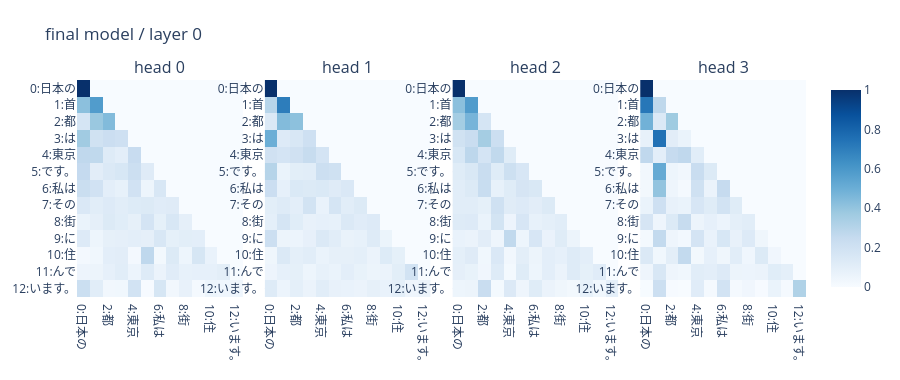
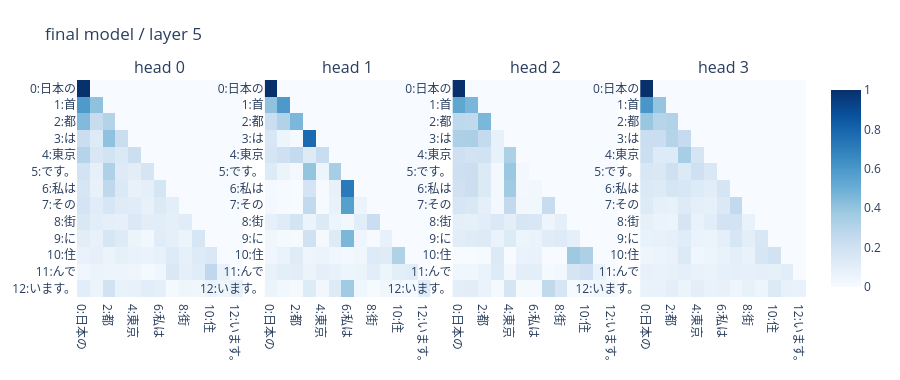

Notebook code for these charts, in order:
### Code cell
# attention heatmap（実際のマップ, layer 0 と最終層）
maps = np.load(A / "attention_maps.npz", allow_pickle=True)
tokens = list(maps["tokens"])
from jp_llm_lab.visualization.attention_viz import attention_heatmap_grid
attention_heatmap_grid(torch.tensor(maps["layer0"]), tokens, "final model / layer 0", max_heads=4).show()
attention_heatmap_grid(torch.tensor(maps["layer_last"]), tokens, f"final model / layer {L-1}", max_heads=4).show()

### Figure 1 — Plotly figure (JSON) as saved in the notebook; plotly's stock layout.template omitted (floating-point values rounded to 4 significant figures; data arrays with more than 128 entries replaced by an {"elided": "..."} marker saying what was removed)
{"data": [{"colorscale": [[0.0, "rgb(247,251,255)"], [0.125, "rgb(222,235,247)"], [0.25, "rgb(198,219,239)"], [0.375, "rgb(158,202,225)"], [0.5, "rgb(107,174,214)"], [0.625, "rgb(66,146,198)"], [0.75, "rgb(33,113,181)"], [0.875, "rgb(8,81,156)"], [1.0, "rgb(8,48,107)"]], "hovertemplate": "query %{y}<br>key %{x}<br>weight %{z:.3f}<extra></extra>", "showscale": false, "type": "heatmap", "x": ["0:日本の", "1:首", "2:都", "3:は", "4:東京", "5:です。", "6:私は", "7:その", "8:街", "9:に", "10:住", "11:んで", "12:います。"], "xaxis": "x", "y": ["0:日本の", "1:首", "2:都", "3:は", "4:東京", "5:です。", "6:私は", "7:その", "8:街", "9:に", "10:住", "11:んで", "12:います。"], "yaxis": "y", "z": {"elided": "13x13 float values"}, "zmax": 1, "zmin": 0}, {"colorscale": [[0.0, "rgb(247,251,255)"], [0.125, "rgb(222,235,247)"], [0.25, "rgb(198,219,239)"], [0.375, "rgb(158,202,225)"], [0.5, "rgb(107,174,214)"], [0.625, "rgb(66,146,198)"], [0.75, "rgb(33,113,181)"], [0.875, "rgb(8,81,156)"], [1.0, "rgb(8,48,107)"]], "hovertemplate": "query %{y}<br>key %{x}<br>weight %{z:.3f}<extra></extra>", "showscale": false, "type": "heatmap", "x": ["0:日本の", "1:首", "2:都", "3:は", "4:東京", "5:です。", "6:私は", "7:その", "8:街", "9:に", "10:住", "11:んで", "12:います。"], "xaxis": "x2", "y": ["0:日本の", "1:首", "2:都", "3:は", "4:東京", "5:です。", "6:私は", "7:その", "8:街", "9:に", "10:住", "11:んで", "12:います。"], "yaxis": "y2", "z": {"elided": "13x13 float values"}, "zmax": 1, "zmin": 0}, {"colorscale": [[0.0, "rgb(247,251,255)"], [0.125, "rgb(222,235,247)"], [0.25, "rgb(198,219,239)"], [0.375, "rgb(158,202,225)"], [0.5, "rgb(107,174,214)"], [0.625, "rgb(66,146,198)"], [0.75, "rgb(33,113,181)"], [0.875, "rgb(8,81,156)"], [1.0, "rgb(8,48,107)"]], "hovertemplate": "query %{y}<br>key %{x}<br>weight %{z:.3f}<extra></extra>", "showscale": false, "type": "heatmap", "x": ["0:日本の", "1:首", "2:都", "3:は", "4:東京", "5:です。", "6:私は", "7:その", "8:街", "9:に", "10:住", "11:んで", "12:います。"], "xaxis": "x3", "y": ["0:日本の", "1:首", "2:都", "3:は", "4:東京", "5:です。", "6:私は", "7:その", "8:街", "9:に", "10:住", "11:んで", "12:います。"], "yaxis": "y3", "z": {"elided": "13x13 float values"}, "zmax": 1, "zmin": 0}, {"colorscale": [[0.0, "rgb(247,251,255)"], [0.125, "rgb(222,235,247)"], [0.25, "rgb(198,219,239)"], [0.375, "rgb(158,202,225)"], [0.5, "rgb(107,174,214)"], [0.625, "rgb(66,146,198)"], [0.75, "rgb(33,113,181)"], [0.875, "rgb(8,81,156)"], [1.0, "rgb(8,48,107)"]], "hovertemplate": "query %{y}<br>key %{x}<br>weight %{z:.3f}<extra></extra>", "showscale": true, "type": "heatmap", "x": ["0:日本の", "1:首", "2:都", "3:は", "4:東京", "5:です。", "6:私は", "7:その", "8:街", "9:に", "10:住", "11:んで", "12:います。"], "xaxis": "x4", "y": ["0:日本の", "1:首", "2:都", "3:は", "4:東京", "5:です。", "6:私は", "7:その", "8:街", "9:に", "10:住", "11:んで", "12:います。"], "yaxis": "y4", "z": {"elided": "13x13 float values"}, "zmax": 1, "zmin": 0}], "layout": {"annotations": [{"font": {"size": 16}, "showarrow": false, "text": "head 0", "x": 0.1138, "xanchor": "center", "xref": "paper", "y": 1.0, "yanchor": "bottom", "yref": "paper"}, {"font": {"size": 16}, "showarrow": false, "text": "head 1", "x": 0.3712, "xanchor": "center", "xref": "paper", "y": 1.0, "yanchor": "bottom", "yref": "paper"}, {"font": {"size": 16}, "showarrow": false, "text": "head 2", "x": 0.6288, "xanchor": "center", "xref": "paper", "y": 1.0, "yanchor": "bottom", "yref": "paper"}, {"font": {"size": 16}, "showarrow": false, "text": "head 3", "x": 0.8862, "xanchor": "center", "xref": "paper", "y": 1.0, "yanchor": "bottom", "yref": "paper"}], "height": 380, "margin": {"b": 50, "l": 60, "r": 30, "t": 80}, "title": {"text": "final model / layer 0"}, "xaxis": {"anchor": "y", "domain": [0.0, 0.2275], "showticklabels": true}, "xaxis2": {"anchor": "y2", "domain": [0.2575, 0.485], "showticklabels": true}, "xaxis3": {"anchor": "y3", "domain": [0.515, 0.7425], "showticklabels": true}, "xaxis4": {"anchor": "y4", "domain": [0.7725, 1.0], "showticklabels": true}, "yaxis": {"anchor": "x", "autorange": "reversed", "domain": [0.0, 1.0]}, "yaxis2": {"anchor": "x2", "autorange": "reversed", "domain": [0.0, 1.0]}, "yaxis3": {"anchor": "x3", "autorange": "reversed", "domain": [0.0, 1.0]}, "yaxis4": {"anchor": "x4", "autorange": "reversed", "domain": [0.0, 1.0]}}}

### Figure 2 — Plotly figure (JSON) as saved in the notebook; plotly's stock layout.template omitted (floating-point values rounded to 4 significant figures; data arrays with more than 128 entries replaced by an {"elided": "..."} marker saying what was removed)
{"data": [{"colorscale": [[0.0, "rgb(247,251,255)"], [0.125, "rgb(222,235,247)"], [0.25, "rgb(198,219,239)"], [0.375, "rgb(158,202,225)"], [0.5, "rgb(107,174,214)"], [0.625, "rgb(66,146,198)"], [0.75, "rgb(33,113,181)"], [0.875, "rgb(8,81,156)"], [1.0, "rgb(8,48,107)"]], "hovertemplate": "query %{y}<br>key %{x}<br>weight %{z:.3f}<extra></extra>", "showscale": false, "type": "heatmap", "x": ["0:日本の", "1:首", "2:都", "3:は", "4:東京", "5:です。", "6:私は", "7:その", "8:街", "9:に", "10:住", "11:んで", "12:います。"], "xaxis": "x", "y": ["0:日本の", "1:首", "2:都", "3:は", "4:東京", "5:です。", "6:私は", "7:その", "8:街", "9:に", "10:住", "11:んで", "12:います。"], "yaxis": "y", "z": {"elided": "13x13 float values"}, "zmax": 1, "zmin": 0}, {"colorscale": [[0.0, "rgb(247,251,255)"], [0.125, "rgb(222,235,247)"], [0.25, "rgb(198,219,239)"], [0.375, "rgb(158,202,225)"], [0.5, "rgb(107,174,214)"], [0.625, "rgb(66,146,198)"], [0.75, "rgb(33,113,181)"], [0.875, "rgb(8,81,156)"], [1.0, "rgb(8,48,107)"]], "hovertemplate": "query %{y}<br>key %{x}<br>weight %{z:.3f}<extra></extra>", "showscale": false, "type": "heatmap", "x": ["0:日本の", "1:首", "2:都", "3:は", "4:東京", "5:です。", "6:私は", "7:その", "8:街", "9:に", "10:住", "11:んで", "12:います。"], "xaxis": "x2", "y": ["0:日本の", "1:首", "2:都", "3:は", "4:東京", "5:です。", "6:私は", "7:その", "8:街", "9:に", "10:住", "11:んで", "12:います。"], "yaxis": "y2", "z": {"elided": "13x13 float values"}, "zmax": 1, "zmin": 0}, {"colorscale": [[0.0, "rgb(247,251,255)"], [0.125, "rgb(222,235,247)"], [0.25, "rgb(198,219,239)"], [0.375, "rgb(158,202,225)"], [0.5, "rgb(107,174,214)"], [0.625, "rgb(66,146,198)"], [0.75, "rgb(33,113,181)"], [0.875, "rgb(8,81,156)"], [1.0, "rgb(8,48,107)"]], "hovertemplate": "query %{y}<br>key %{x}<br>weight %{z:.3f}<extra></extra>", "showscale": false, "type": "heatmap", "x": ["0:日本の", "1:首", "2:都", "3:は", "4:東京", "5:です。", "6:私は", "7:その", "8:街", "9:に", "10:住", "11:んで", "12:います。"], "xaxis": "x3", "y": ["0:日本の", "1:首", "2:都", "3:は", "4:東京", "5:です。", "6:私は", "7:その", "8:街", "9:に", "10:住", "11:んで", "12:います。"], "yaxis": "y3", "z": {"elided": "13x13 float values"}, "zmax": 1, "zmin": 0}, {"colorscale": [[0.0, "rgb(247,251,255)"], [0.125, "rgb(222,235,247)"], [0.25, "rgb(198,219,239)"], [0.375, "rgb(158,202,225)"], [0.5, "rgb(107,174,214)"], [0.625, "rgb(66,146,198)"], [0.75, "rgb(33,113,181)"], [0.875, "rgb(8,81,156)"], [1.0, "rgb(8,48,107)"]], "hovertemplate": "query %{y}<br>key %{x}<br>weight %{z:.3f}<extra></extra>", "showscale": true, "type": "heatmap", "x": ["0:日本の", "1:首", "2:都", "3:は", "4:東京", "5:です。", "6:私は", "7:その", "8:街", "9:に", "10:住", "11:んで", "12:います。"], "xaxis": "x4", "y": ["0:日本の", "1:首", "2:都", "3:は", "4:東京", "5:です。", "6:私は", "7:その", "8:街", "9:に", "10:住", "11:んで", "12:います。"], "yaxis": "y4", "z": {"elided": "13x13 float values"}, "zmax": 1, "zmin": 0}], "layout": {"annotations": [{"font": {"size": 16}, "showarrow": false, "text": "head 0", "x": 0.1138, "xanchor": "center", "xref": "paper", "y": 1.0, "yanchor": "bottom", "yref": "paper"}, {"font": {"size": 16}, "showarrow": false, "text": "head 1", "x": 0.3712, "xanchor": "center", "xref": "paper", "y": 1.0, "yanchor": "bottom", "yref": "paper"}, {"font": {"size": 16}, "showarrow": false, "text": "head 2", "x": 0.6288, "xanchor": "center", "xref": "paper", "y": 1.0, "yanchor": "bottom", "yref": "paper"}, {"font": {"size": 16}, "showarrow": false, "text": "head 3", "x": 0.8862, "xanchor": "center", "xref": "paper", "y": 1.0, "yanchor": "bottom", "yref": "paper"}], "height": 380, "margin": {"b": 50, "l": 60, "r": 30, "t": 80}, "title": {"text": "final model / layer 5"}, "xaxis": {"anchor": "y", "domain": [0.0, 0.2275], "showticklabels": true}, "xaxis2": {"anchor": "y2", "domain": [0.2575, 0.485], "showticklabels": true}, "xaxis3": {"anchor": "y3", "domain": [0.515, 0.7425], "showticklabels": true}, "xaxis4": {"anchor": "y4", "domain": [0.7725, 1.0], "showticklabels": true}, "yaxis": {"anchor": "x", "autorange": "reversed", "domain": [0.0, 1.0]}, "yaxis2": {"anchor": "x2", "autorange": "reversed", "domain": [0.0, 1.0]}, "yaxis3": {"anchor": "x3", "autorange": "reversed", "domain": [0.0, 1.0]}, "yaxis4": {"anchor": "x4", "autorange": "reversed", "domain": [0.0, 1.0]}}}
